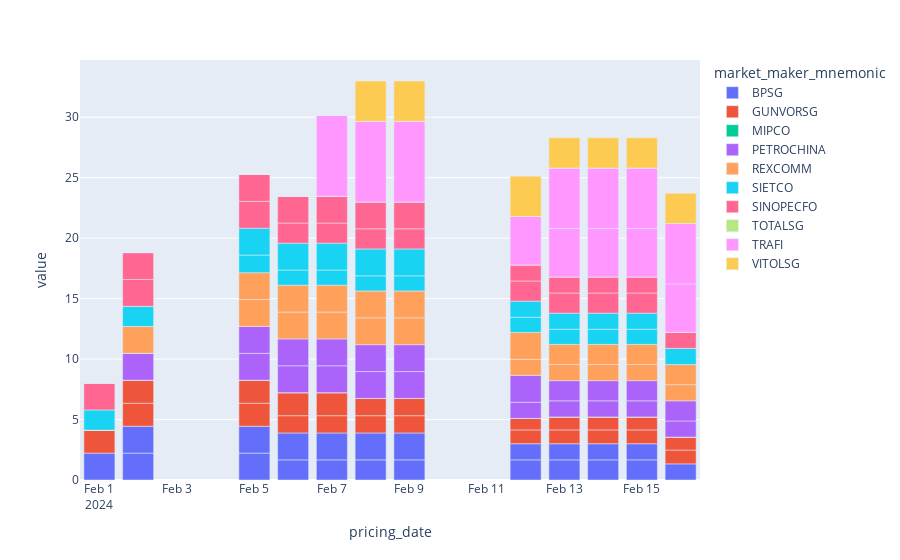

Notebook code for this chart:
### Code cell
import plotly.express as px

fltr = excel_df.order_date > '2024-01-16'
plot_df = excel_df[fltr].drop(columns='order_date')

px.bar(plot_df)

### Figure 1 — Plotly figure (JSON) as saved in the notebook; plotly's stock layout.template omitted (floating-point values rounded to 4 significant figures)
{"data": [{"alignmentgroup": "True", "hovertemplate": "market_maker_mnemonic=BPSG<br>pricing_date=%{x}<br>value=%{y}<extra></extra>", "legendgroup": "BPSG", "marker": {"color": "#636efa", "pattern": {"shape": ""}}, "name": "BPSG", "offsetgroup": "BPSG", "orientation": "v", "showlegend": true, "textposition": "auto", "type": "bar", "x": ["2024-02-01T00:00:00", "2024-02-02T00:00:00", "2024-02-02T00:00:00", "2024-02-05T00:00:00", "2024-02-05T00:00:00", "2024-02-06T00:00:00", "2024-02-06T00:00:00", "2024-02-07T00:00:00", "2024-02-07T00:00:00", "2024-02-08T00:00:00", "2024-02-08T00:00:00", "2024-02-09T00:00:00", "2024-02-09T00:00:00", "2024-02-12T00:00:00", "2024-02-12T00:00:00", "2024-02-13T00:00:00", "2024-02-13T00:00:00", "2024-02-14T00:00:00", "2024-02-14T00:00:00", "2024-02-15T00:00:00", "2024-02-15T00:00:00", "2024-02-16T00:00:00", "2024-02-16T00:00:00"], "xaxis": "x", "y": [2.222, 2.222, 2.222, 2.222, 2.222, 1.667, 2.222, 1.667, 2.222, 1.667, 2.222, 1.667, 2.222, 1.667, 1.333, 1.667, 1.333, 1.667, 1.333, 1.667, 1.333, 0, 1.333], "yaxis": "y"}, {"alignmentgroup": "True", "hovertemplate": "market_maker_mnemonic=GUNVORSG<br>pricing_date=%{x}<br>value=%{y}<extra></extra>", "legendgroup": "GUNVORSG", "marker": {"color": "#EF553B", "pattern": {"shape": ""}}, "name": "GUNVORSG", "offsetgroup": "GUNVORSG", "orientation": "v", "showlegend": true, "textposition": "auto", "type": "bar", "x": ["2024-02-01T00:00:00", "2024-02-02T00:00:00", "2024-02-02T00:00:00", "2024-02-05T00:00:00", "2024-02-05T00:00:00", "2024-02-06T00:00:00", "2024-02-06T00:00:00", "2024-02-07T00:00:00", "2024-02-07T00:00:00", "2024-02-08T00:00:00", "2024-02-08T00:00:00", "2024-02-09T00:00:00", "2024-02-09T00:00:00", "2024-02-12T00:00:00", "2024-02-12T00:00:00", "2024-02-13T00:00:00", "2024-02-13T00:00:00", "2024-02-14T00:00:00", "2024-02-14T00:00:00", "2024-02-15T00:00:00", "2024-02-15T00:00:00", "2024-02-16T00:00:00", "2024-02-16T00:00:00"], "xaxis": "x", "y": [1.905, 1.905, 1.905, 1.905, 1.905, 1.429, 1.905, 1.429, 1.905, 1.429, 1.429, 1.429, 1.429, 1.143, 0.9524, 1.143, 1.071, 1.143, 1.071, 1.143, 1.071, 1.143, 1.071], "yaxis": "y"}, {"alignmentgroup": "True", "hovertemplate": "market_maker_mnemonic=MIPCO<br>pricing_date=%{x}<br>value=%{y}<extra></extra>", "legendgroup": "MIPCO", "marker": {"color": "#00cc96", "pattern": {"shape": ""}}, "name": "MIPCO", "offsetgroup": "MIPCO", "orientation": "v", "showlegend": true, "textposition": "auto", "type": "bar", "x": ["2024-02-01T00:00:00", "2024-02-02T00:00:00", "2024-02-02T00:00:00", "2024-02-05T00:00:00", "2024-02-05T00:00:00", "2024-02-06T00:00:00", "2024-02-06T00:00:00", "2024-02-07T00:00:00", "2024-02-07T00:00:00", "2024-02-08T00:00:00", "2024-02-08T00:00:00", "2024-02-09T00:00:00", "2024-02-09T00:00:00", "2024-02-12T00:00:00", "2024-02-12T00:00:00", "2024-02-13T00:00:00", "2024-02-13T00:00:00", "2024-02-14T00:00:00", "2024-02-14T00:00:00", "2024-02-15T00:00:00", "2024-02-15T00:00:00", "2024-02-16T00:00:00", "2024-02-16T00:00:00"], "xaxis": "x", "y": [0, 0, 0, 0, 0, 0, 0, 0, 0, 0, 0, 0, 0, 0, 0, 0, 0, 0, 0, 0, 0, 0, 0], "yaxis": "y"}, {"alignmentgroup": "True", "hovertemplate": "market_maker_mnemonic=PETROCHINA<br>pricing_date=%{x}<br>value=%{y}<extra></extra>", "legendgroup": "PETROCHINA", "marker": {"color": "#ab63fa", "pattern": {"shape": ""}}, "name": "PETROCHINA", "offsetgroup": "PETROCHINA", "orientation": "v", "showlegend": true, "textposition": "auto", "type": "bar", "x": ["2024-02-01T00:00:00", "2024-02-02T00:00:00", "2024-02-02T00:00:00", "2024-02-05T00:00:00", "2024-02-05T00:00:00", "2024-02-06T00:00:00", "2024-02-06T00:00:00", "2024-02-07T00:00:00", "2024-02-07T00:00:00", "2024-02-08T00:00:00", "2024-02-08T00:00:00", "2024-02-09T00:00:00", "2024-02-09T00:00:00", "2024-02-12T00:00:00", "2024-02-12T00:00:00", "2024-02-13T00:00:00", "2024-02-13T00:00:00", "2024-02-14T00:00:00", "2024-02-14T00:00:00", "2024-02-15T00:00:00", "2024-02-15T00:00:00", "2024-02-16T00:00:00", "2024-02-16T00:00:00"], "xaxis": "x", "y": [0, 2.222, 0, 2.222, 2.222, 2.222, 2.222, 2.222, 2.222, 2.222, 2.222, 2.222, 2.222, 1.333, 2.222, 1.333, 1.667, 1.333, 1.667, 1.333, 1.667, 1.333, 1.667], "yaxis": "y"}, {"alignmentgroup": "True", "hovertemplate": "market_maker_mnemonic=REXCOMM<br>pricing_date=%{x}<br>value=%{y}<extra></extra>", "legendgroup": "REXCOMM", "marker": {"color": "#FFA15A", "pattern": {"shape": ""}}, "name": "REXCOMM", "offsetgroup": "REXCOMM", "orientation": "v", "showlegend": true, "textposition": "auto", "type": "bar", "x": ["2024-02-01T00:00:00", "2024-02-02T00:00:00", "2024-02-02T00:00:00", "2024-02-05T00:00:00", "2024-02-05T00:00:00", "2024-02-06T00:00:00", "2024-02-06T00:00:00", "2024-02-07T00:00:00", "2024-02-07T00:00:00", "2024-02-08T00:00:00", "2024-02-08T00:00:00", "2024-02-09T00:00:00", "2024-02-09T00:00:00", "2024-02-12T00:00:00", "2024-02-12T00:00:00", "2024-02-13T00:00:00", "2024-02-13T00:00:00", "2024-02-14T00:00:00", "2024-02-14T00:00:00", "2024-02-15T00:00:00", "2024-02-15T00:00:00", "2024-02-16T00:00:00", "2024-02-16T00:00:00"], "xaxis": "x", "y": [0, 2.222, 0, 2.222, 2.222, 2.222, 2.222, 2.222, 2.222, 2.222, 2.222, 2.222, 2.222, 1.333, 2.222, 1.333, 1.667, 1.333, 1.667, 1.333, 1.667, 1.333, 1.667], "yaxis": "y"}, {"alignmentgroup": "True", "hovertemplate": "market_maker_mnemonic=SIETCO<br>pricing_date=%{x}<br>value=%{y}<extra></extra>", "legendgroup": "SIETCO", "marker": {"color": "#19d3f3", "pattern": {"shape": ""}}, "name": "SIETCO", "offsetgroup": "SIETCO", "orientation": "v", "showlegend": true, "textposition": "auto", "type": "bar", "x": ["2024-02-01T00:00:00", "2024-02-02T00:00:00", "2024-02-02T00:00:00", "2024-02-05T00:00:00", "2024-02-05T00:00:00", "2024-02-06T00:00:00", "2024-02-06T00:00:00", "2024-02-07T00:00:00", "2024-02-07T00:00:00", "2024-02-08T00:00:00", "2024-02-08T00:00:00", "2024-02-09T00:00:00", "2024-02-09T00:00:00", "2024-02-12T00:00:00", "2024-02-12T00:00:00", "2024-02-13T00:00:00", "2024-02-13T00:00:00", "2024-02-14T00:00:00", "2024-02-14T00:00:00", "2024-02-15T00:00:00", "2024-02-15T00:00:00", "2024-02-16T00:00:00", "2024-02-16T00:00:00"], "xaxis": "x", "y": [1.667, 1.667, 0, 1.458, 2.222, 1.25, 2.222, 1.25, 2.222, 1.25, 2.222, 1.25, 2.222, 1.25, 1.333, 1.25, 1.333, 1.25, 1.333, 1.25, 1.333, 0, 1.333], "yaxis": "y"}, {"alignmentgroup": "True", "hovertemplate": "market_maker_mnemonic=SINOPECFO<br>pricing_date=%{x}<br>value=%{y}<extra></extra>", "legendgroup": "SINOPECFO", "marker": {"color": "#FF6692", "pattern": {"shape": ""}}, "name": "SINOPECFO", "offsetgroup": "SINOPECFO", "orientation": "v", "showlegend": true, "textposition": "auto", "type": "bar", "x": ["2024-02-01T00:00:00", "2024-02-02T00:00:00", "2024-02-02T00:00:00", "2024-02-05T00:00:00", "2024-02-05T00:00:00", "2024-02-06T00:00:00", "2024-02-06T00:00:00", "2024-02-07T00:00:00", "2024-02-07T00:00:00", "2024-02-08T00:00:00", "2024-02-08T00:00:00", "2024-02-09T00:00:00", "2024-02-09T00:00:00", "2024-02-12T00:00:00", "2024-02-12T00:00:00", "2024-02-13T00:00:00", "2024-02-13T00:00:00", "2024-02-14T00:00:00", "2024-02-14T00:00:00", "2024-02-15T00:00:00", "2024-02-15T00:00:00", "2024-02-16T00:00:00", "2024-02-16T00:00:00"], "xaxis": "x", "y": [2.222, 2.222, 2.222, 2.222, 2.222, 1.667, 2.222, 1.667, 2.222, 1.667, 2.222, 1.667, 2.222, 1.667, 1.333, 1.667, 1.333, 1.667, 1.333, 1.667, 1.333, 0, 1.333], "yaxis": "y"}, {"alignmentgroup": "True", "hovertemplate": "market_maker_mnemonic=TOTALSG<br>pricing_date=%{x}<br>value=%{y}<extra></extra>", "legendgroup": "TOTALSG", "marker": {"color": "#B6E880", "pattern": {"shape": ""}}, "name": "TOTALSG", "offsetgroup": "TOTALSG", "orientation": "v", "showlegend": true, "textposition": "auto", "type": "bar", "x": ["2024-02-01T00:00:00", "2024-02-02T00:00:00", "2024-02-02T00:00:00", "2024-02-05T00:00:00", "2024-02-05T00:00:00", "2024-02-06T00:00:00", "2024-02-06T00:00:00", "2024-02-07T00:00:00", "2024-02-07T00:00:00", "2024-02-08T00:00:00", "2024-02-08T00:00:00", "2024-02-09T00:00:00", "2024-02-09T00:00:00", "2024-02-12T00:00:00", "2024-02-12T00:00:00", "2024-02-13T00:00:00", "2024-02-13T00:00:00", "2024-02-14T00:00:00", "2024-02-14T00:00:00", "2024-02-15T00:00:00", "2024-02-15T00:00:00", "2024-02-16T00:00:00", "2024-02-16T00:00:00"], "xaxis": "x", "y": [0, 0, 0, 0, 0, 0, 0, 0, 0, 0, 0, 0, 0, 0, 0, 0, 0, 0, 0, 0, 0, 0, 0], "yaxis": "y"}, {"alignmentgroup": "True", "hovertemplate": "market_maker_mnemonic=TRAFI<br>pricing_date=%{x}<br>value=%{y}<extra></extra>", "legendgroup": "TRAFI", "marker": {"color": "#FF97FF", "pattern": {"shape": ""}}, "name": "TRAFI", "offsetgroup": "TRAFI", "orientation": "v", "showlegend": true, "textposition": "auto", "type": "bar", "x": ["2024-02-01T00:00:00", "2024-02-02T00:00:00", "2024-02-02T00:00:00", "2024-02-05T00:00:00", "2024-02-05T00:00:00", "2024-02-06T00:00:00", "2024-02-06T00:00:00", "2024-02-07T00:00:00", "2024-02-07T00:00:00", "2024-02-08T00:00:00", "2024-02-08T00:00:00", "2024-02-09T00:00:00", "2024-02-09T00:00:00", "2024-02-12T00:00:00", "2024-02-12T00:00:00", "2024-02-13T00:00:00", "2024-02-13T00:00:00", "2024-02-14T00:00:00", "2024-02-14T00:00:00", "2024-02-15T00:00:00", "2024-02-15T00:00:00", "2024-02-16T00:00:00", "2024-02-16T00:00:00"], "xaxis": "x", "y": [0, 0, 0, 0, 0, 0, 0, 6.667, 0, 6.667, 0, 6.667, 0, 4, 0, 4, 5, 4, 5, 4, 5, 4, 5], "yaxis": "y"}, {"alignmentgroup": "True", "hovertemplate": "market_maker_mnemonic=VITOLSG<br>pricing_date=%{x}<br>value=%{y}<extra></extra>", "legendgroup": "VITOLSG", "marker": {"color": "#FECB52", "pattern": {"shape": ""}}, "name": "VITOLSG", "offsetgroup": "VITOLSG", "orientation": "v", "showlegend": true, "textposition": "auto", "type": "bar", "x": ["2024-02-01T00:00:00", "2024-02-02T00:00:00", "2024-02-02T00:00:00", "2024-02-05T00:00:00", "2024-02-05T00:00:00", "2024-02-06T00:00:00", "2024-02-06T00:00:00", "2024-02-07T00:00:00", "2024-02-07T00:00:00", "2024-02-08T00:00:00", "2024-02-08T00:00:00", "2024-02-09T00:00:00", "2024-02-09T00:00:00", "2024-02-12T00:00:00", "2024-02-12T00:00:00", "2024-02-13T00:00:00", "2024-02-13T00:00:00", "2024-02-14T00:00:00", "2024-02-14T00:00:00", "2024-02-15T00:00:00", "2024-02-15T00:00:00", "2024-02-16T00:00:00", "2024-02-16T00:00:00"], "xaxis": "x", "y": [0, 0, 0, 0, 0, 0, 0, 0, 0, 0, 3.333, 0, 3.333, 0, 3.333, 0, 2.5, 0, 2.5, 0, 2.5, 0, 2.5], "yaxis": "y"}], "layout": {"barmode": "relative", "legend": {"title": {"text": "market_maker_mnemonic"}, "tracegroupgap": 0}, "margin": {"t": 60}, "xaxis": {"anchor": "y", "domain": [0, 1], "title": {"text": "pricing_date"}}, "yaxis": {"anchor": "x", "domain": [0, 1], "title": {"text": "value"}}}}
